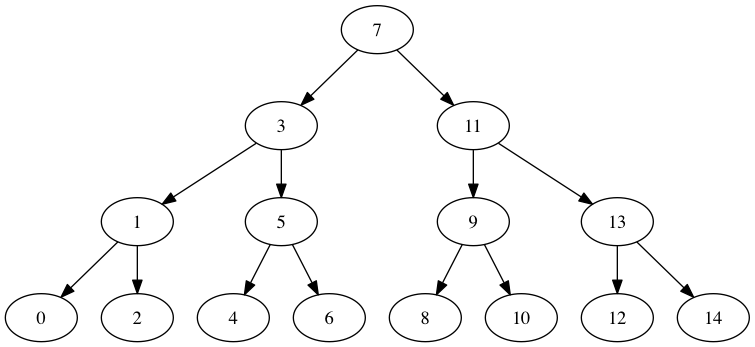

Recreate this plot in Python.
import random
from Queue import Queue
import timeit
import subprocess
import sys
import os


class Leaf(object):
    '''Create leaf.'''
    def __init__(self, key, left=None, right=None, parent=None):
        self.left = left
        self.key = key
        self.right = right
        self.parent = parent

    def _get_dot(self):
        """recursively prepare a dot graph entry for this node."""
        if self.left is not None:
            yield "\t%s -> %s;" % (self.key, self.left.key)
            for i in self.left._get_dot():
                yield i
        elif self.right is not None:
            r = random.randint(0, 1e9)
            yield "\tnull%s [shape=point];" % r
            yield "\t%s -> null%s;" % (self.key, r)
        if self.right is not None:
            yield "\t%s -> %s;" % (self.key, self.right.key)
            for i in self.right._get_dot():
                yield i
        elif self.left is not None:
            r = random.randint(0, 1e9)
            yield "\tnull%s [shape=point];" % r
            yield "\t%s -> null%s;" % (self.key, r)


class Tree(object):
    '''Create tree'''

    def __init__(self, root=None):
        self.root = root

    def _contains(self, key, leaf):
        if leaf is None or leaf.key == key:
            return leaf
        elif key < leaf.key:
            return self._contains(key, leaf.left)
        else:
            return self._contains(key, leaf.right)

    def contains(self, key):
        return bool(self._contains(key, self.root))

    def insert(self, key):
        if not self.root:
            self.root = Leaf(key)
        else:
            self._insert(key, self.root)

    def _insert(self, key, leaf):
        if key == leaf.key:
            return
        elif key < leaf.key:
            if leaf.left:
                self._insert(key, leaf.left)
            else:
                leaf.left = Leaf(key, parent=leaf)
        else:
            if leaf.right:
                self._insert(key, leaf.right)
            else:
                leaf.right = Leaf(key, parent=leaf)

    def _find_replacement(self, leaf):
        current = leaf
        while current.right:
            current = current.right
        return current

    def _remove_node(self, leaf, replacement_leaf=None):
        if leaf.parent:
            if leaf.parent.left == leaf:
                leaf.parent.left = leaf.left
            else:
                leaf.parent.right = leaf.right
        if replacement_leaf:
            replacement_leaf.parent = leaf.parent

    def delete(self, target):
        self._delete(target, self.root)

    def _delete(self, target, start):
        leaf = self._contains(target, start)
        if leaf:
            if leaf.left and leaf.right:
                successor = self._find_replacement(leaf.left)
                leaf.key = successor.key
                self._delete(successor.key, successor)
            elif leaf.left:
                self._remove_node(leaf, leaf.left)
            elif leaf.right:
                self._remove_node(leaf, leaf.right)
            else:
                self._remove_node(leaf)

    def size(self):
        if not self.root:
            return 0
        else:
            return self._size(self.root, 1)

    def _size(self, leaf, count):
        if leaf.left:
            count += 1
            count = self._size(leaf.left, count)
        if leaf.right:
            count += 1
            count = self._size(leaf.right, count)
        return count

    def depth(self):
        if not self.root:
            return 0
        else:
            return max(self._depth(self.root))+1

    def _depth(self, leaf):
        if leaf is None:
            return 0
        else:
            depthL = self._depth(leaf.left)
            depthR = self._depth(leaf.right)
        if leaf == self.root:
            return depthL, depthR
        return max([depthL, depthR]) + 1

    def balance(self):
        depthL, depthR = self._depth(self.root)
        return depthL - depthR

    def in_order(self):
        return self._in_order(self.root)

    def _in_order(self, leaf):
        if leaf is None:
            return
        for val in self._in_order(leaf.left):
            yield val
        yield leaf.key
        for val in self._in_order(leaf.right):
            yield val

    def pre_order(self):
        return self._pre_order(self.root)

    def _pre_order(self, leaf):
        if leaf is None:
            return
        yield leaf.key
        for val in self._pre_order(leaf.left):
            yield val
        for val in self._pre_order(leaf.right):
            yield val

    def post_order(self):
        return self._post_order(self.root)

    def _post_order(self, leaf):
        if leaf is None:
            return
        for val in self._post_order(leaf.left):
            yield val
        for val in self._post_order(leaf.right):
            yield val
        yield leaf.key

    def breadth_first_traversal(self):
        q = Queue()
        q.put(self.root)
        while not q.empty():
            leaf = q.get()
            yield leaf.key
            if leaf.left:
                q.put(leaf.left)
            if leaf.right:
                q.put(leaf.right)

    def get_dot(self):
        """return the tree with root 'self' as a dot graph for visualization"""
        return "digraph G{\n%s}" % ("" if self.root.key is None else (
            "\t%s;\n%s\n" % (
                self.root.key,
                "\n".join(self.root._get_dot())
            )
        ))

    def graph(self):
        t = subprocess.Popen(["dot", "-Tpng"], stdin=subprocess.PIPE, stdout=subprocess.PIPE)
        png_data = t.communicate(self.get_dot())
        png_file = open('bst.png', 'w')
        png_file.write(png_data[0])
        png_file.close()
        os.system('open bst.png')

if __name__ == '__main__':

    def makeBalancedTree(num):
        return makeBalance(num, 0, len(num)-1)

    def makeBalance(num, begin, end):
        if begin > end:
            return None
        midPoint = (begin+end)//2
        root = Leaf(num[midPoint])
        root.left = makeBalance(num, begin, midPoint-1)
        root.right = makeBalance(num, midPoint+1, end)
        return root

    if len(sys.argv) > 1:
        if sys.argv[1] == 't':
            nums = []
            nums.append(range(0, 5))
            nums.append(range(0, 50))
            nums.append(range(0, 500))

            for num in nums:
                T_easy = Tree(makeBalancedTree(num))
                T_hard = Tree()
                for i in num:
                    T_hard.insert(i)

                def test_contains_easy():
                    T_easy.contains(num[-1])

                def test_contains_hard():
                    T_hard.contains(num[-1])

                best_case = '{:10.10f}s :Best Case,  Balanced,   Leaves {},  Depth {}'
                worst_case = '{:10.10f}s :Worst Case, Unbalanced, Leaves {},  Depth {}'
                time_easy = timeit.Timer(
                    "test_contains_easy()",
                    setup="from __main__ import test_contains_easy").timeit(
                    number=10000)
                time_hard = timeit.Timer(
                    "test_contains_hard()",
                    setup="from __main__ import test_contains_hard").timeit(
                    number=10000)

                print(best_case.format(time_easy, len(num), T_easy.depth()))
                print(worst_case.format(time_hard, len(num), T_hard.depth()))
                print('{} times slower'.format(float(time_hard)/float(time_easy)))
                print('\n')
        elif sys.argv[1] == 'g':
            sample = range(0, 15)
            T = Tree(makeBalancedTree(sample))
            T.graph()
